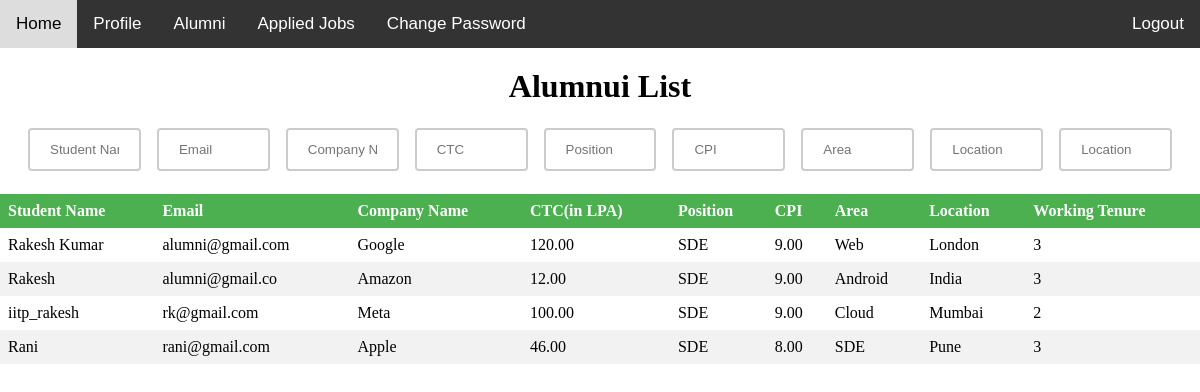
Screenshot of /alumni_list.php with the database file from the repository.
### tables this page shows
CREATE TABLE `alumni` (
  `id` int NOT NULL AUTO_INCREMENT,
  `email` varchar(255) NOT NULL,
  `password` varchar(255) NOT NULL,
  `name` varchar(255) NOT NULL,
  `CPI` decimal(5,2) NOT NULL,
  `company_name` varchar(255) NOT NULL,
  `ctc` decimal(10,2) NOT NULL,
  `area` varchar(255) NOT NULL,
  `position` varchar(255) NOT NULL,
  `location` varchar(255) NOT NULL,
  `working_tenure` varchar(255) NOT NULL,
  PRIMARY KEY (`id`),
  UNIQUE KEY `email` (`email`)
);

### alumni_list.php (the view, shortened to what this page needs)
<!DOCTYPE html>
<html>
<head>
</head>
<body>
    <div class="navbar">
        <a href="welcome_page.php">Home</a>
        <a href="student_info.php">Profile</a>
        <a href="alumni_list.php">Alumni</a>
        <a href="student_applied.php">Applied Jobs</a>
        <form method="post" action="updatepassword.php">
            <?php
             include 'dp.php';
            ?>
        <a href="updatepassword.php">Change Password</a></form>
        <a href="logout.php" class="logout">Logout</a>
    </div>
    <?php
    $query = "SELECT * FROM alumni";
    $result = $conn->query($query);
    ?>
    <h1>Alumnui List</h1>
    <div id="search">
        <input type="text" placeholder="Student Name" onkeyup="filterTable(0, 'student-applied')">
        <input type="text" placeholder="Email" onkeyup="filterTable(1, 'student-applied')">
        <input type="text" placeholder="Company Name" onkeyup="filterTable(2, 'student-applied')">
        <input type="text" placeholder="CTC" onkeyup="filterTable(3, 'student-applied')">
        <input type="text" placeholder="Position" onkeyup="filterTable(4, 'student-applied')">
        <input type="text" placeholder="CPI" onkeyup="filterTable(5, 'student-applied')">
        <input type="text" placeholder="Area" onkeyup="filterTable(6, 'student-applied')">
        <input type="text" placeholder="Location" onkeyup="filterTable(7, 'student-applied')">
        <input type="text" placeholder="Location" onkeyup="filterTable(8, 'student-applied')">
    </div>
    <table id="student-applied">
        <thead>
            <tr>
                <th onclick="sortTable(0, 'student-applied')">Student Name</th>
                <th onclick="sortTable(1, 'student-applied')">Email</th>
                <th onclick="sortTable(2, 'student-applied')">Company Name</th>
                <th onclick="sortTable(3, 'student-applied')">CTC(in LPA)</th>
                <th onclick="sortTable(4, 'student-applied')">Position</th>
                <th onclick="sortTable(5, 'student-applied')">CPI</th>
                <th onclick="sortTable(6, 'student-applied')">Area</th>
                <th onclick="sortTable(7, 'student-applied')">Location</th>
                <th onclick="sortTable(8, 'student-applied')">Working Tenure</th>
            </tr>
        </thead>
        <tbody>
            <?php while ($row = $result->fetch_assoc()) {
            ?>
                <tr>
                    <td><?php echo $row['name']; ?></td>
                    <td><?php echo $row['email']; ?></td>
                    <td><?php echo $row['company_name']; ?></td>
                    <td><?php echo $row['ctc']; ?></td>
                    <td><?php echo $row['position']; ?></td>
                    <td><?php echo $row['CPI']; ?></td>
                    <td><?php echo $row['area']; ?></td>
                    <td><?php echo $row['location']; ?></td>
                    <td><?php echo $row['working_tenure']; ?></td>
                </tr>
            <?php
            } ?>
        </tbody>
    </table>
</body>
</html>

### alumni_list.php (style rules this page uses)
* { box-sizing: border-box; margin: 0; padding: 0; }
.navbar { overflow: hidden; background-color: #333; font-family: Arial, sans-serif; }
.navbar a { float: left; color: white; text-align: center; padding: 14px 16px; text-decoration: none; font-size: 17px; }
.navbar a.logout { float: right; }
table { border-collapse: collapse; width: 100%; }
th, td { text-align: left; padding: 8px; }
tr:nth-child(even) { background-color: #f2f2f2; }
th { background-color: #4CAF50; color: white; cursor: pointer; }
h1 { text-align: center; margin-top: 20px; }
#search { display: flex; padding: 10px; justify-content: center; margin: 5px 10px; }
input[type=text] { width: 100%; padding: 12px 20px; margin: 8px; box-sizing: border-box; border: 2px solid #ccc; border-radius: 4px; }

### rows the page displays
alumni: name "Rakesh Kumar", email "alumni@gmail.com", company_name "Google", ctc "120.00", position "SDE", CPI "9.00", area "Web", location "London", working_tenure "3"
alumni: name "Rakesh", email "alumni@gmail.co", company_name "Amazon", ctc "12.00", position "SDE", CPI "9.00", area "Android", location "India", working_tenure "3"
alumni: name "iitp_rakesh", email "rk@gmail.com", company_name "Meta", ctc "100.00", position "SDE", CPI "9.00", area "Cloud", location "Mumbai", working_tenure "2"
alumni: name "Rani", email "rani@gmail.com", company_name "Apple", ctc "46.00", position "SDE", CPI "8.00", area "SDE", location "Pune", working_tenure "3"
